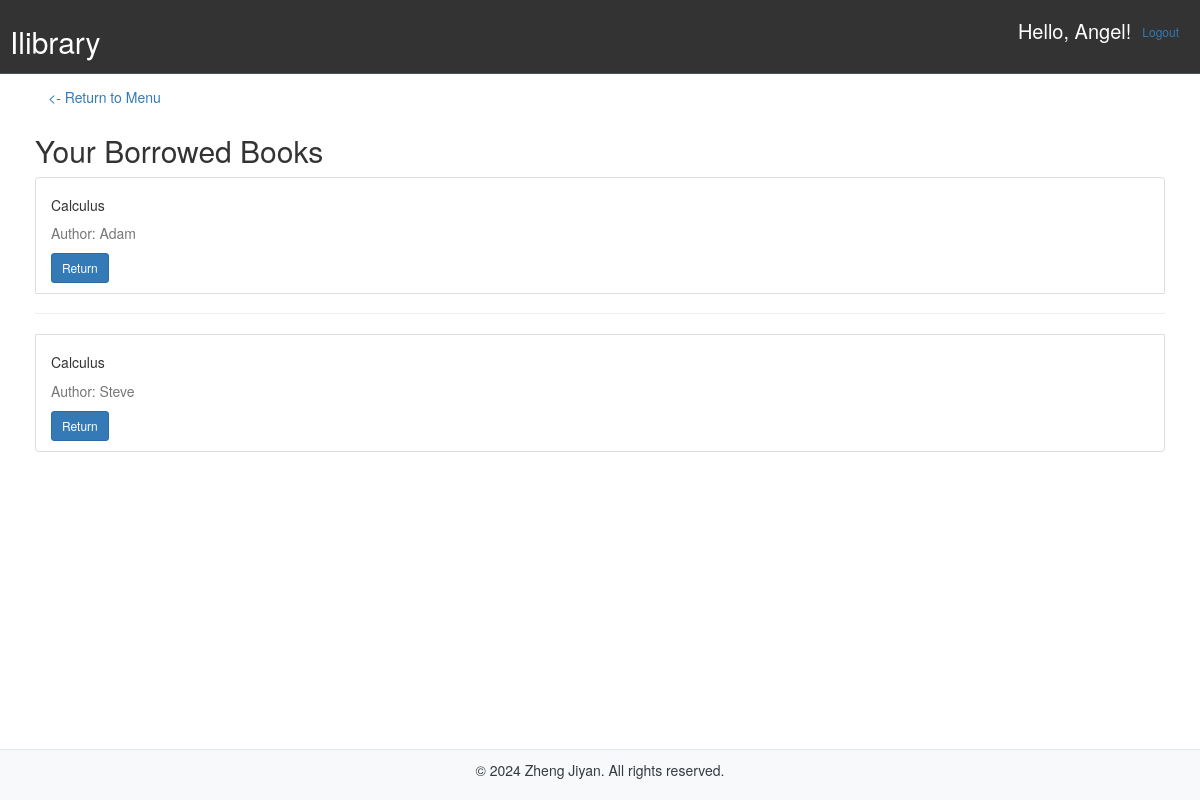
/return (signed in), run on the app's committed database.
### tables this page shows
CREATE TABLE "Student" (
                    Id INTEGER PRIMARY KEY,
                    Name VARCHAR(50),
                    BorrowCount INTEGER,
                    Password VARCHAR(50)
                , Gender VARCHAR(20), Telephone VARCHAR(20), Major VARCHAR(20));

CREATE TABLE Book (
                BookId INTEGER PRIMARY KEY,
                Title VARCHAR(50),
                Author VARCHAR(50),
                TotalCopies INTEGER,
                AvailableCopies INTEGER
            );

### app.py (the view, shortened to what this page needs)
@app.route('/return')
@login_required
def return_():
    title = request.args.get('title')
    author = request.args.get('author')
    print(title, author)
    con = get_db()
    cur = con.cursor()
    books = cur.execute(f"""
                        SELECT Title, Author FROM Book, Record
                        WHERE Book.BookId = Record.BookId and Record.Id = ?
                        """, (current_user.id,)).fetchall()
    return render_template('return.html', books=books)

### app.py (called while the page is built)
@login_manager.user_loader
def load_user(user_id):
    cur = sqlite3.connect('library.db').cursor()
    if user_id == "0":
        print("admin")
        res = cur.execute("SELECT * FROM Admin WHERE Id = ?", (user_id,))
    else:
        res = cur.execute("SELECT * FROM Student WHERE Id = ?", (user_id,))
    result = res.fetchone()
    if result:
        return User(result[0], result[1], (user_id==0))
    return None

def get_db():
    db = getattr(g, '_database', None)
    if db is None:
        db = g._database = sqlite3.connect(DATABASE)
    return db

@app.before_request
def connect_database():
    get_db()

@app.teardown_request
def teardown_request(exception):
    db = getattr(g, '_database', None)
    if db is not None:
        db.close()
    return None

### templates/return.html
{% extends 'base.html' %}
{% block header_right %}
<p class="text-right">
    Hello, {{ current_user.username }}!
    <a href="{{ url_for('logout') }}" class="btn btn-sm btn-outline-secondary">Logout</a>
</p>
{% endblock %}
{% block content %}
<div class="container mt-4">
    <div class="d-flex justify-content-between align-items-center mb-4">
        <a href="{{ url_for('menu') }}" class="btn btn-link">&lt;- Return to Menu</a>
        <h2>Your Borrowed Books</h2>
    </div>
    {% if books %}
        <div class="list-group">
            {% for book in books %}
            <div class="list-group-item d-flex justify-content-between align-items-center">
                <div>
                    <h5 class="mb-1">{{ book[0] }}</h5>
                    <p class="mb-1 text-muted">Author: {{ book[1] }}</p>
                </div>
                <a href="{{ url_for('return_', title=book[0], author=book[1]) }}" class="btn btn-sm btn-primary">Return</a>
            </div>
            {% if not loop.last %}
            <hr class="my-0">
            {% endif %}
            {% endfor %}
        </div>
    {% else %}
        <div class="alert alert-info" role="alert">
            You have not borrowed any books yet.
        </div>
    {% endif %}
</div>
{% endblock %}

### templates/base.html (style rules this page uses)
.header-right p { font-size: 2rem; display: flex; align-items: center; }

### data on the page
Student: username "Angel"
Book: Title "Calculus", Author "Adam"
Book: Title "Calculus", Author "Steve"
